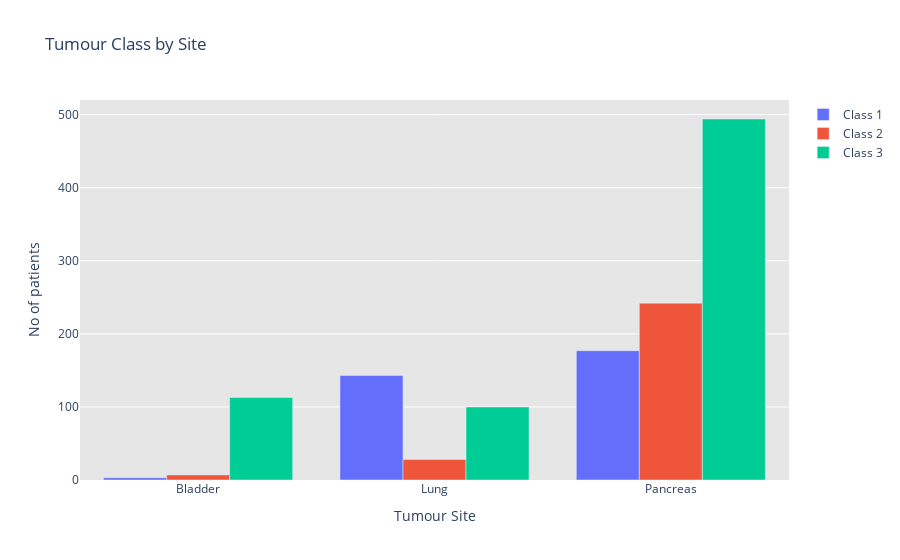

Notebook code cell kept with this figure:
### Code cell
class_one = diagnosis[diagnosis["Tumour Class"] == 1]
class_one_count = class_one.groupby('Tumour Site')["Patient ID"].count().reset_index()

class_two = diagnosis[diagnosis["Tumour Class"] == 2]
class_two_count = class_two.groupby('Tumour Site')["Patient ID"].count().reset_index()

class_three = diagnosis[diagnosis["Tumour Class"] == 3]
class_three_count = class_three.groupby('Tumour Site')["Patient ID"].count().reset_index()

trace1= go.Bar( x = class_one_count['Tumour Site'],  #Create trace using the dataframe columns
             y= class_one_count['Patient ID'],
             name = 'Class 1' #Name that will show in legend
            )

trace2= go.Bar( x = class_two_count['Tumour Site'],  #Create trace using the dataframe columns
             y= class_two_count['Patient ID'],
             name = 'Class 2' #Name that will show in legend
             )

trace3= go.Bar( x = class_three_count['Tumour Site'],  #Create trace using the dataframe columns
             y= class_three_count['Patient ID'],
             name = 'Class 3' #Name that will show in legend
             )


layout = go.Layout(barmode = "group", title='Tumour Class by Site',
                   xaxis= dict(title= 'Tumour Site',ticklen= 5,zeroline= False), 
                   yaxis= dict(title= 'No of patients',ticklen= 5,zeroline= False),
                   plot_bgcolor = 'rgb(230,230,230)',
                   showlegend=True)

data = [trace1, trace2, trace3]
fig = go.Figure(data = data,layout = layout) #Create figure
#xaxis=[class_one_count['Tumour Site'],class_two_count['Tumour Site'],class_three_count['Tumour Site']]
#fig.add_trace(go.Scatter( x = [xaxis],
 #                        y = [1,2,27,61,9,25, 74, 76, 67] ))
fig.show()

### Figure 1 — Plotly figure (JSON) as saved in the notebook; plotly's stock layout.template omitted (floating-point values rounded to 4 significant figures)
{"data": [{"name": "Class 1", "type": "bar", "x": ["Bladder", "Lung", "Pancreas"], "y": [3, 143, 177]}, {"name": "Class 2", "type": "bar", "x": ["Bladder", "Lung", "Pancreas"], "y": [7, 28, 242]}, {"name": "Class 3", "type": "bar", "x": ["Bladder", "Lung", "Pancreas"], "y": [113, 100, 494]}], "layout": {"barmode": "group", "plot_bgcolor": "rgb(230,230,230)", "showlegend": true, "title": {"text": "Tumour Class by Site"}, "xaxis": {"ticklen": 5, "title": {"text": "Tumour Site"}, "zeroline": false}, "yaxis": {"ticklen": 5, "title": {"text": "No of patients"}, "zeroline": false}}}
